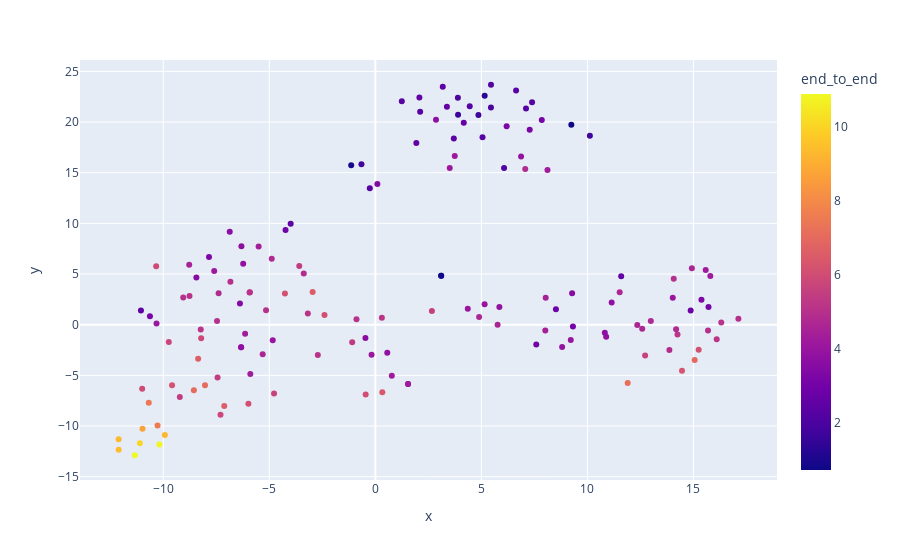

Notebook code cell kept with this figure:
### Markdown cell above
The preferred and comprehensive method for easily visualizing t-SNE results is `dimensionality_reduction_scatter`.

It will show three scatterplots where each datapoint represent a conformation embedded in a 2d space. The scatterplots show conformations colored according to:
* Their original ensemble (**original labels**).
* Their cluster identified during the hyper-parameter selection scheme of t-SNE (**clustering labels**).
* The value of one of these molecular features: "rg", "prolateness", "asphericity", "sasa", and "end_to_end".

The method will also show:
* A kernel density estimate (KDE) of the distribution of the embedded conformations.
* Optional, an interactive 2d plot created with the plotly library with conformations colored according to the selected molecular feature.

### Code cell
vis.dimensionality_reduction_scatter(
    color_by="end_to_end",  # Color the snapshots according to a molecular feature, here end-to-end distance.
    kde_by_ensemble=True,   # In the subplot with KDE, show data for the individual ensembles. 
    plotly=True             # Interactive visualization using plotly.
);

### Figure 1 — Plotly figure (JSON) as saved in the notebook; plotly's stock layout.template omitted (floating-point values rounded to 4 significant figures; data arrays with more than 128 entries replaced by an {"elided": "..."} marker saying what was removed)
{"data": [{"customdata": {"elided": "150x1 str values"}, "hovertemplate": "x=%{x}<br>y=%{y}<br>index=%{customdata[0]}<br>color=%{marker.color}<extra></extra>", "legendgroup": "", "marker": {"color": {"elided": "150 float values"}, "coloraxis": "coloraxis", "symbol": "circle"}, "mode": "markers", "name": "", "orientation": "v", "showlegend": false, "type": "scatter", "x": {"elided": "150 float values"}, "xaxis": "x", "y": {"elided": "150 float values"}, "yaxis": "y"}], "layout": {"coloraxis": {"colorbar": {"title": {"text": "end_to_end"}}, "colorscale": [[0, "#0d0887"], [0.1111, "#46039f"], [0.2222, "#7201a8"], [0.3333, "#9c179e"], [0.4444, "#bd3786"], [0.5556, "#d8576b"], [0.6667, "#ed7953"], [0.7778, "#fb9f3a"], [0.8889, "#fdca26"], [1, "#f0f921"]]}, "legend": {"tracegroupgap": 0}, "margin": {"t": 60}, "xaxis": {"anchor": "y", "domain": [0, 1], "title": {"text": "x"}}, "yaxis": {"anchor": "x", "domain": [0, 1], "title": {"text": "y"}}}}
